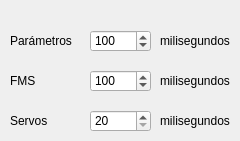
      <widget class="QWidget" name="tab_5">
       <attribute name="title">
        <string>Refresco</string>
       </attribute>
       <widget class="QSpinBox" name="spinBoxRateParam">
        <property name="geometry">
         <rect>
          <x>90</x>
          <y>30</y>
          <width>61</width>
          <height>22</height>
         </rect>
        </property>
        <property name="minimum">
         <number>20</number>
        </property>
        <property name="maximum">
         <number>10000</number>
        </property>
        <property name="singleStep">
         <number>10</number>
        </property>
        <property name="value">
         <number>100</number>
        </property>
       </widget>
       <widget class="QLabel" name="label_56">
        <property name="geometry">
         <rect>
          <x>10</x>
          <y>30</y>
          <width>71</width>
          <height>21</height>
         </rect>
        </property>
        <property name="text">
         <string>Parámetros</string>
        </property>
       </widget>
       <widget class="QLabel" name="label_57">
        <property name="geometry">
         <rect>
          <x>10</x>
          <y>70</y>
          <width>71</width>
          <height>21</height>
         </rect>
        </property>
        <property name="text">
         <string>FMS</string>
        </property>
       </widget>
       <widget class="QSpinBox" name="spinBoxRateFMS">
        <property name="geometry">
         <rect>
          <x>90</x>
          <y>70</y>
          <width>61</width>
          <height>22</height>
         </rect>
        </property>
        <property name="minimum">
         <number>50</number>
        </property>
        <property name="maximum">
         <number>10000</number>
        </property>
        <property name="singleStep">
         <number>10</number>
        </property>
        <property name="value">
         <number>100</number>
        </property>
       </widget>
       <widget class="QSpinBox" name="spinBoxRateServos">
        <property name="geometry">
         <rect>
          <x>90</x>
          <y>110</y>
          <width>61</width>
          <height>22</height>
         </rect>
        </property>
        <property name="minimum">
         <number>20</number>
        </property>
        <property name="maximum">
         <number>10000</number>
        </property>
        <property name="singleStep">
         <number>10</number>
        </property>
        <property name="value">
         <number>20</number>
        </property>
       </widget>
       <widget class="QLabel" name="label_58">
        <property name="geometry">
         <rect>
          <x>10</x>
          <y>110</y>
          <width>71</width>
          <height>21</height>
         </rect>
        </property>
        <property name="text">
         <string>Servos</string>
        </property>
       </widget>
       <widget class="QLabel" name="label_59">
        <property name="geometry">
         <rect>
          <x>160</x>
          <y>30</y>
          <width>71</width>
          <height>21</height>
         </rect>
        </property>
        <property name="text">
         <string>milisegundos</string>
        </property>
       </widget>
       <widget class="QLabel" name="label_60">
        <property name="geometry">
         <rect>
          <x>160</x>
          <y>70</y>
          <width>71</width>
          <height>21</height>
         </rect>
        </property>
        <property name="text">
         <string>milisegundos</string>
        </property>
       </widget>
       <widget class="QLabel" name="label_61">
        <property name="geometry">
         <rect>
          <x>160</x>
          <y>110</y>
          <width>71</width>
          <height>21</height>
         </rect>
        </property>
        <property name="text">
         <string>milisegundos</string>
        </property>
       </widget>
      </widget>
